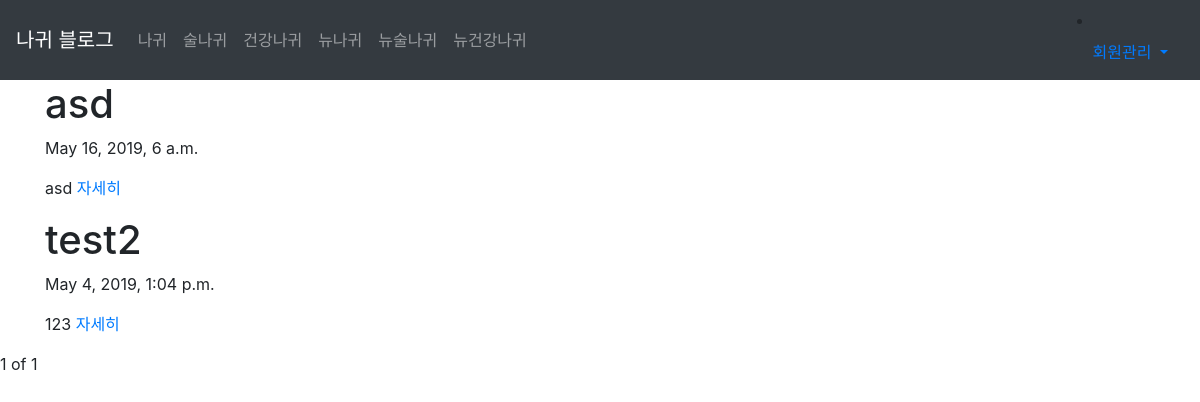
/, run on an earlier commit of the app's database.
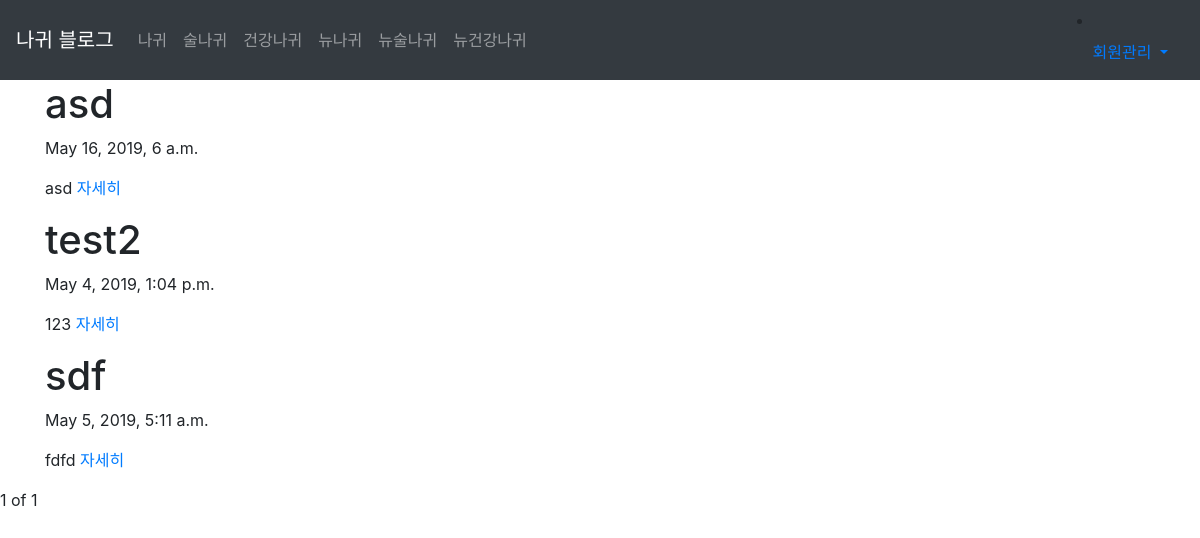
And on a later commit of the database.
### board/models.py (models this page shows, shortened)
class Donkey(models.Model):
    title = models.CharField(max_length=50)
    pub_date = models.DateTimeField('date published')
    body = models.TextField()
    name = models.CharField(max_length=50)
    def summary(self):
        return self.body[:30]

### board/views.py (the view)
# urls.py: path('', views.home, name='home'),
def home(request):
    donkeys = Donkey.objects
    donkey_list = Donkey.objects.all()
    donkey_paginator = Paginator(donkey_list,3)
    donkey_page = request.GET.get('donkey_page')
    donkey_posts = donkey_paginator.get_page(donkey_page)
    return render(request,'home.html',{'donkeys':donkeys,'donkey_posts':donkey_posts})

### board/templates/home.html (shortened to what this page needs)
{% extends 'base.html' %}
{% block contents %}
        {% for donkey in donkey_posts %}
        <div class="container">
            <h1>{{donkey.title}}</h1>
            <p>{{donkey.pub_date}}</p>
            <p>{{donkey.summary}} <a href="{% url 'board:detail_home' donkey.id %}">자세히</a></p>
        </div>
    {%endfor%}
    <div class ="contaiver">
        <span>{{donkey_posts.number}}</span>
        <span>of</span>
        <span>{{donkey_posts.paginator.num_pages}}</span>
      </div>
{% endblock %}

What changed in the data, as far as the page shows it:
added Donkey: title "sdf", pub_date "May 5, 2019, 5:11 a.m.", summary "fdfd"
